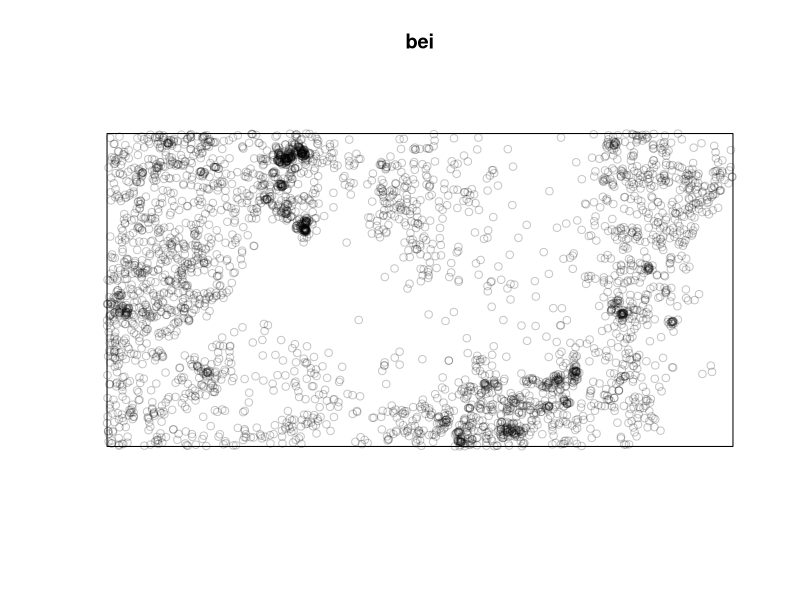
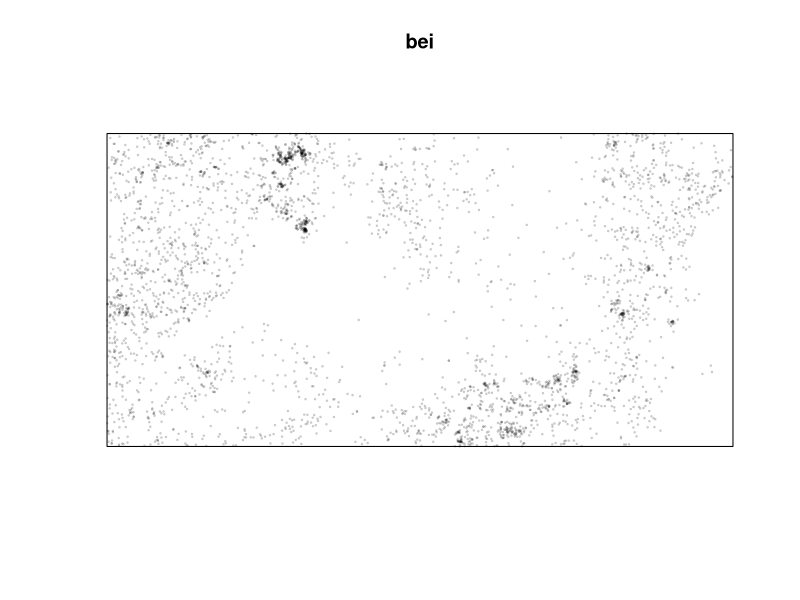
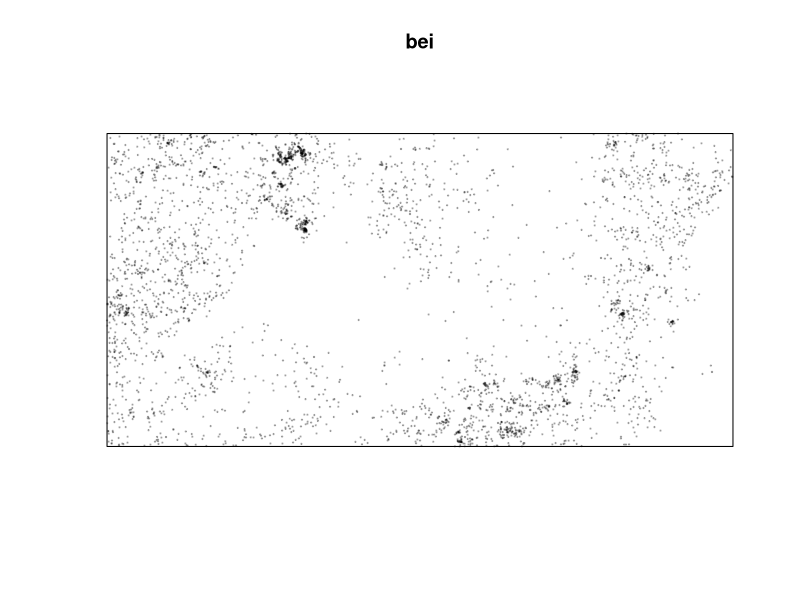
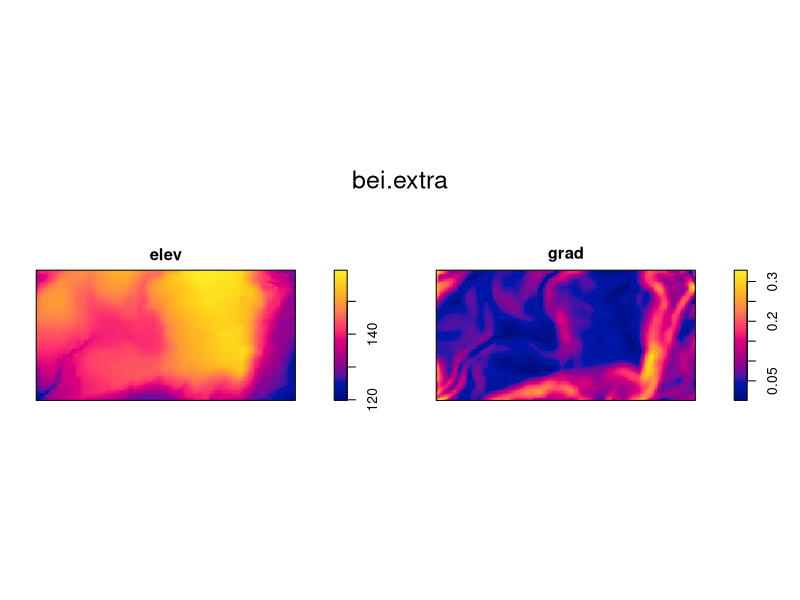
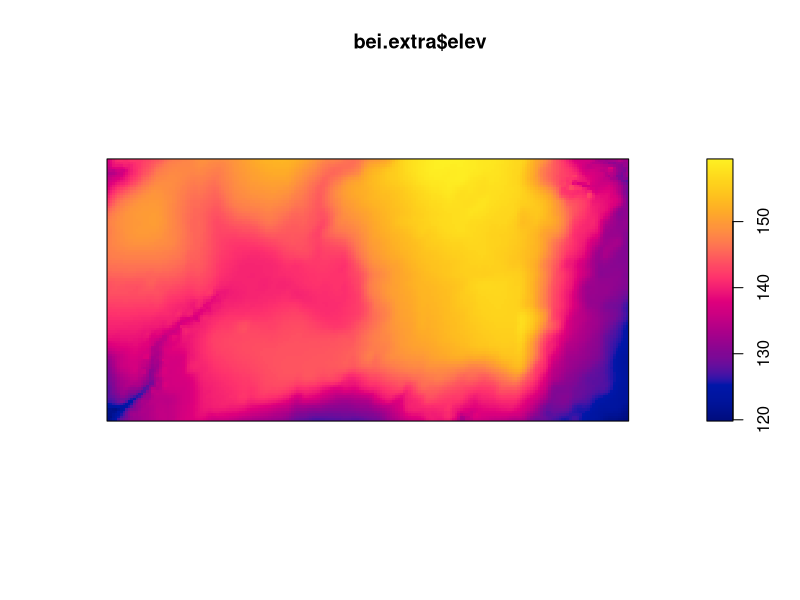
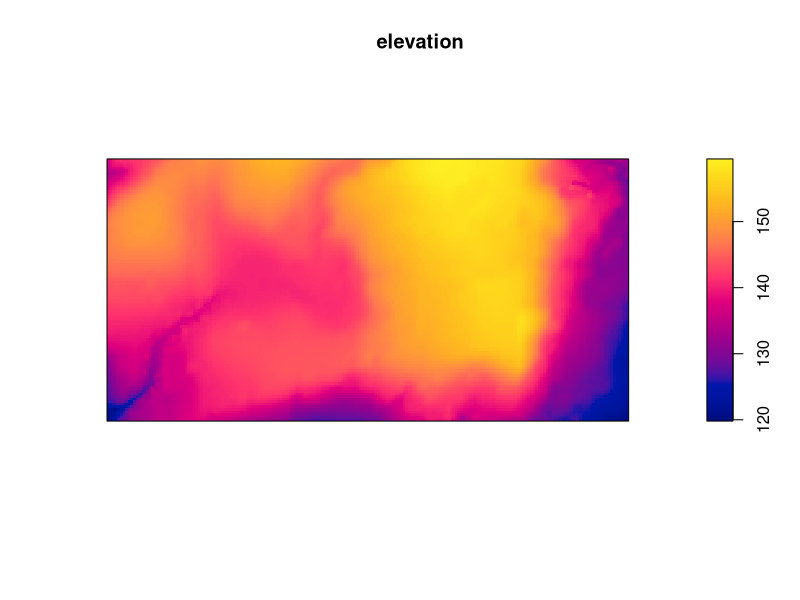
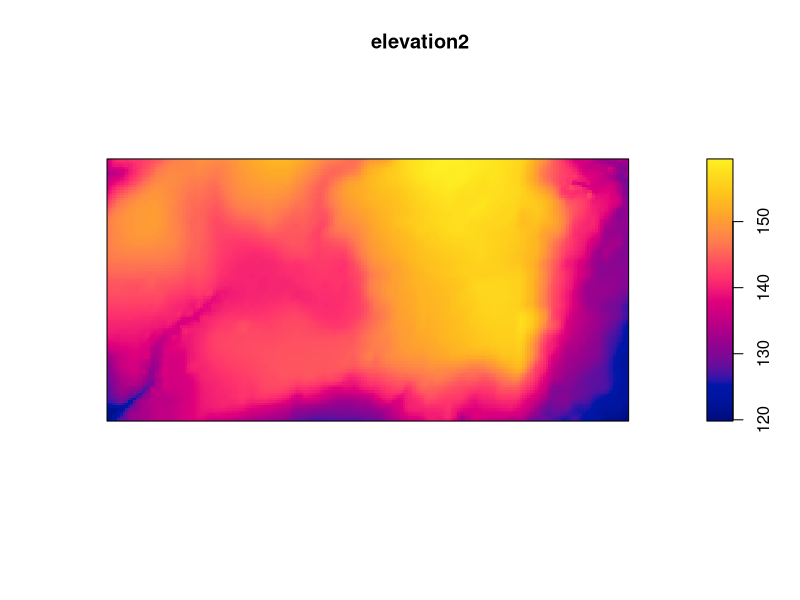
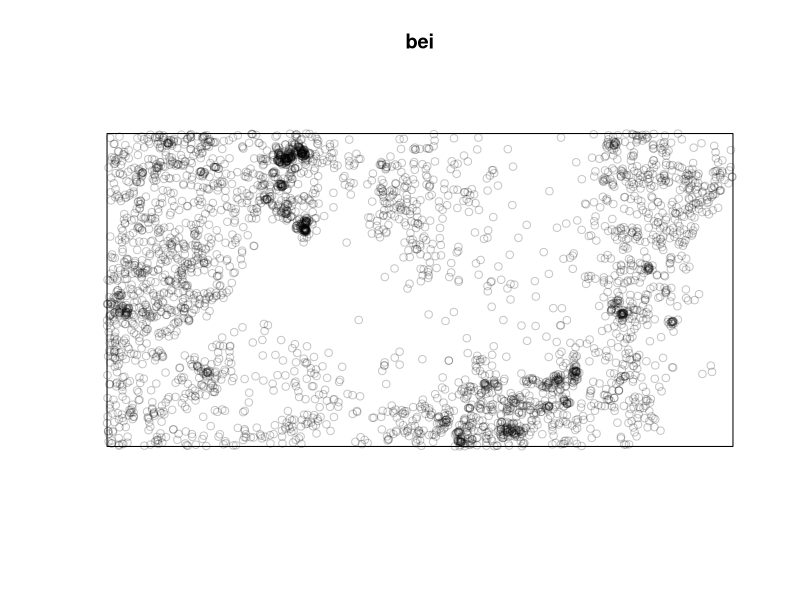

The R script that drew these images, in order: (Note: this script raises an error after producing the figures.)
# Code related to population ecology

# A package is needed for point pattern analysis
install.packages("spatstat")
library(spatstat)

# let's use the bei data:
# data description:
# https://CRAN.R-project.org/package=spatstat

bei

# plotting the data
plot(bei)

# changing dimension - cex
plot(bei, cex=.2)

# changing the symbol - pch
plot(bei, cex=.2, pch=19)

# additional datasets
bei.extra
plot(bei.extra)

# let's use only part of the dataset: elev
plot(bei.extra$elev)
elevation <- bei.extra$elev
plot(elevation)

# second method to select elements
elevation2 <- bei.extra[[1]]
plot(elevation2)


plot(bei) 
#to change the size
plot(bei, cex=0.5)
#density map showing an image density of these trees.
#continous map over the landscape(high density)

densitymap <- density(bei)
densitymap
plot(densitymap)
#now put top of image small density in blue to low density in yellow
#change colors 
points(bei, cex=.2)
#use capital letters where needed
#put c it is an array
#100 is number of colors, use it to an object
#colors are stores in quotes )

colorRampPalette(c("black","red", "orange", "yellow"))(100)

#black color for low density and yellow for high density)
plot(densitymap, col=cl)

#yellow color is that which is impacting our eyes, it is important to use yellow color.

cl <-colorRampPalette(c("black","red", "orange", "yellow"))(4)
plot(densitymap, col=cl)

#if you put 4 then there is no continuiity in colors
#try different colors from r colors on website

cl <-colorRampPalette(c("cyan","darkgreen", "darkorange1", "coral4"))(100)
plot(densitymap, col=cl)

cl<-colorRampPalette(c("cyan","darkgreen", "darkorange1", "coral4"))(4)
plot(densitymap, col=cl)

clnew<-colorRampPalette(c("cornsilk3","darkgreen","blue","azure3"))(100)
plot(densitymap, col=clnew)

#https://cran.r-project.org/web/packages/viridis/index.html no one should use turbo all others are perfect


plot(bei.extra)
#some variables are explaining some other variables. extra has gradient and elevation.


plot(bei.extra)
#to only use first element of bei extra[[1]]
elev <- bei.extra[[1]] #bei.extra$elev (2 methods 1 is elev <- bei.extra[[1]] and another is #bei.extra$elev )
plot(elev)

#how to multiframe (to plot several things all together)
#multiframe = mfrow-(1,2) 1 is row 2 is colomn(density on left side and elevation on the right side)(here 2 col and 1 row)

par(mfrow=c(1,2)) 

plot(densitymap)
plot(elev)

#if you want to put density map on top and elev on bottom)( 2 rows and 1 colmn)

par(mfrow=c(2,1)) 

plot(densitymap)
plot(elev)
#the plot describes that at higher elevation there is lower amount of trees

#plot of trees, density and elevation
par(mfrow=c(1,3)) 
plot(bei)
plot(densitymap)
plot(elev)
